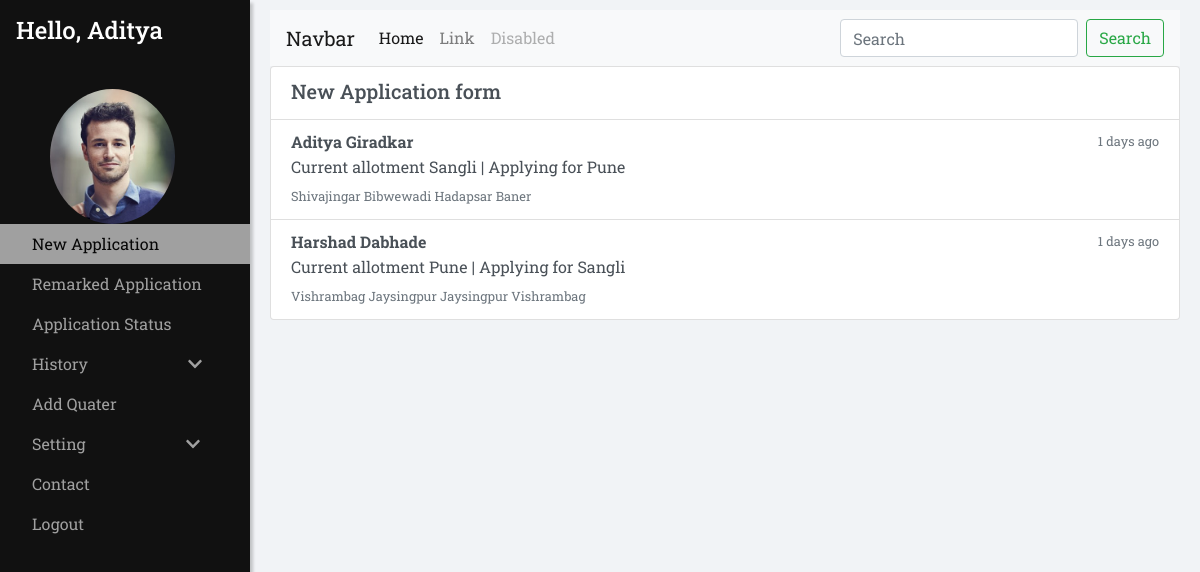
The page /admin/new_app/list.php (signed in) on the database its author committed.
### tables this page shows
CREATE TABLE `applicant` (
  `id` int(11) NOT NULL,
  `user_id` int(100) NOT NULL,
  `time` timestamp NOT NULL DEFAULT current_timestamp() ON UPDATE current_timestamp(),
  `area_id1` int(100) NOT NULL,
  `area_id2` int(100) NOT NULL,
  `area_id3` int(100) NOT NULL,
  `area_id4` int(100) NOT NULL,
  `Post_id` int(100) NOT NULL,
  `Requirements` varchar(1000) DEFAULT NULL,
  `Desk` int(100) NOT NULL,
  `resident` varchar(50) NOT NULL,
  `Status` varchar(50) NOT NULL,
  `alloted_quater` int(100) DEFAULT NULL,
  `flat` int(100) DEFAULT NULL,
  `Official_letter` varchar(100) NOT NULL
);

CREATE TABLE `users` (
  `id` int(100) NOT NULL,
  `username` varchar(100) NOT NULL,
  `user_firstname` varchar(100) NOT NULL,
  `user_lastname` varchar(100) NOT NULL,
  `user_password` varchar(100) NOT NULL,
  `Age` int(100) NOT NULL,
  `user_image` varchar(100) NOT NULL,
  `Gender` varchar(100) NOT NULL,
  `quater_resident` varchar(50) NOT NULL,
  `quater_id` int(50) NOT NULL,
  `area_id` int(50) NOT NULL,
  `city_id` int(100) NOT NULL,
  `post_id` int(100) NOT NULL,
  `user_role` varchar(255) NOT NULL,
  `mobile_no` int(100) NOT NULL
);

CREATE TABLE `cities` (
  `city_id` int(100) NOT NULL,
  `name` varchar(100) NOT NULL
);

CREATE TABLE `area` (
  `area_id` int(50) NOT NULL,
  `name` varchar(100) NOT NULL,
  `city_id` int(50) NOT NULL
);

### admin/new_app/list.php (the view, shortened to what this page needs)
<!doctype html>
<html lang="en">
<head>
    <link rel="stylesheet" href="https://stackpath.bootstrapcdn.com/bootstrap/4.3.1/css/bootstrap.min.css">
    <link rel="stylesheet" href="https://cdnjs.cloudflare.com/ajax/libs/malihu-custom-scrollbar-plugin/3.1.5/jquery.mCustomScrollbar.min.css">
    <link rel="stylesheet" href="list_style.css">
    <link rel="stylesheet" href="../user.css">
</head>
<body>
    <?php session_start();
	include("../sidebar-over.php");
	include("../../db.php");
	$postid=$_SESSION['post_id'];
	$qry="SELECT * FROM `applicant` ORDER BY `time` DESC ";
	$run=mysqli_query($con,$qry);
    ?>
    <div id="main">
        <div class="whole">
            <div class="list-group">
                <div class="list-group-item list-group-item-action flex-column align-items-start ">
                    <div class="d-flex w-100 justify-content-between">
                        <h5 class="mb-1">New Application form</h5>
                    </div>
                </div>
                <?php
            while($row=mysqli_fetch_assoc($run))
            {
                $applicant=$row['id'];
                $query="SELECT * FROM `remarks` WHERE `applicant_id`='$applicant' ";
                $run9=mysqli_query($con,$query);
                $row_count=mysqli_num_rows($run9);
                if($row_count==$postid-1)
                {
                $id=$row['user_id'];
                $qry1="SELECT * FROM `users` WHERE `id`='$id'";
                $run1=mysqli_query($con,$qry1);
                $row1=mysqli_fetch_assoc($run1);
                $firstname=$row1['user_firstname'];
                $lastname=$row1['user_lastname'];
                $cityid=$row1['city_id'];
                $qry2="SELECT * FROM `cities` WHERE `city_id`='$cityid'";
                $run2=mysqli_query($con,$qry2);
                $row2=mysqli_fetch_assoc($run2);
                $city=$row2['name'];
                $areaid1=$row['area_id1'];
                $areaid2=$row['area_id2'];
                $areaid3=$row['area_id3'];
                $areaid4=$row['area_id4'];
                $qry3="SELECT * FROM `area` WHERE `area_id`='$areaid1'";
                    $run3=mysqli_query($con,$qry3);
                $row3=mysqli_fetch_assoc($run3);
                $area1=$row3['name'];
                $qry4="SELECT * FROM `area` WHERE `area_id`='$areaid2'";
                    $run4=mysqli_query($con,$qry4);
                $row4=mysqli_fetch_assoc($run4);
                $area2=$row4['name'];
                $qry5="SELECT * FROM `area` WHERE `area_id`='$areaid3'";
                    $run5=mysqli_query($con,$qry5);
                $row5=mysqli_fetch_assoc($run5);
                $area3=$row5['name'];
                $qry6="SELECT * FROM `area` WHERE `area_id`='$areaid4'";
                    $run6=mysqli_query($con,$qry6);
                $row6=mysqli_fetch_assoc($run6);
                $area4=$row6['name'];
                $qry7="SELECT * FROM `area` WHERE `area_id`='$areaid1'";
                    $run7=mysqli_query($con,$qry7);
                $row7=mysqli_fetch_assoc($run7);
                $applycity=$row7['city_id'];
                $qry8="SELECT * FROM `cities` WHERE `city_id`='$applycity'";
                $run8=mysqli_query($con,$qry8);
                $row8=mysqli_fetch_assoc($run8);
                $apply_city=$row8['name'];
                ?>
                <a href="new.php?user_id=<?php echo $id ;?>&city=<?php echo $apply_city ?>&applicant=<?php echo $applicant; ?>" class="list-group-item list-group-item-action flex-column align-items-start zoom">
                    <div class="d-flex w-100 justify-content-between">
                        <h6 class="mb-1"><b><?php echo $firstname." ".$lastname ?></b></h6>
                        <small class="text-muted">1 days ago</small>
                    </div>
                    <p class="mb-1">Current allotment <?php echo $city ?> | Applying for <?php echo $apply_city; ?></p>
                    <small class="text-muted"><?php echo $area1." " .$area2." ".$area3. " ".$area4; ?></small>
                </a>
    <?php
		}
	}
	?>
            </div>
            </div>
    </div>
</body>
</html>

### admin/new_app/list_style.css (style rules this page uses)
.zoom { transition: transform .1s; }

### admin/user.css (style rules this page uses)
body { font-family: 'Roboto Slab', serif; background-color: #f1f3f6; }

### rows shown on the page
applicant: user.user_firstname "Aditya", user.user_lastname "Giradkar", cities.name "Sangli", cities.name "Pune", area.name "Shivajingar", area.name "Bibwewadi", area.name "Hadapsar", area.name "Baner"
applicant: user.user_firstname "Harshad", user.user_lastname "Dabhade", cities.name "Pune", cities.name "Sangli", area.name "Vishrambag", area.name "Jaysingpur"

### other values the page prints
$_SESSION['firstname'] "Aditya"
